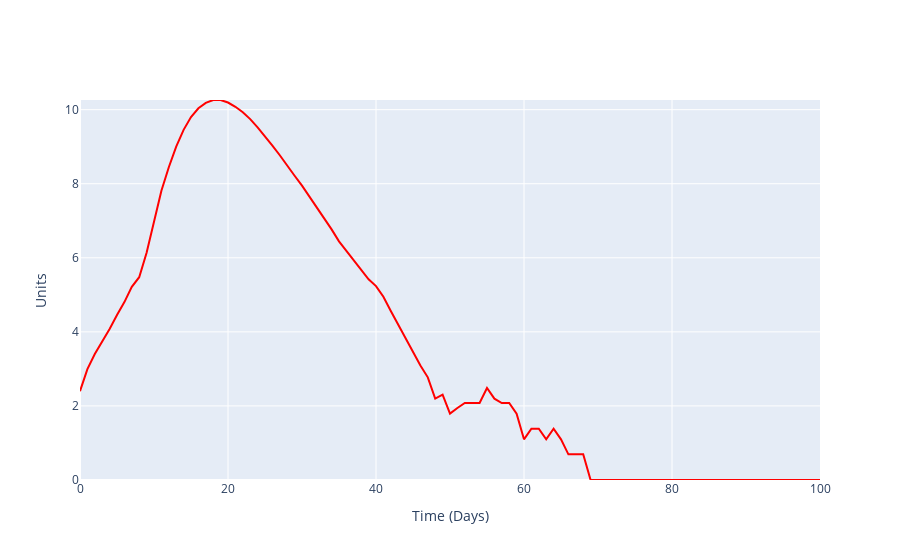

Here is the notebook cell this chart was saved with:
### Code cell
fig = go.Figure()
fig.add_trace(go.Scatter(x=np.arange(0,len(average_node_count)), y=[np.log(v[1]+1) for v in average_node_count],
                    mode='lines', name='infectious', line=dict(color='red', width=2)))
fig.update_layout(xaxis_title='Time (Days)', yaxis_title='Units',yaxis=dict(range=[0, max([np.log(v[1]+1) for v in average_node_count])]))
fig.show()

### Figure 1 — Plotly figure (JSON) as saved in the notebook; plotly's stock layout.template omitted (floating-point values rounded to 4 significant figures)
{"data": [{"line": {"color": "red", "width": 2}, "mode": "lines", "name": "infectious", "type": "scatter", "x": [0, 1, 2, 3, 4, 5, 6, 7, 8, 9, 10, 11, 12, 13, 14, 15, 16, 17, 18, 19, 20, 21, 22, 23, 24, 25, 26, 27, 28, 29, 30, 31, 32, 33, 34, 35, 36, 37, 38, 39, 40, 41, 42, 43, 44, 45, 46, 47, 48, 49, 50, 51, 52, 53, 54, 55, 56, 57, 58, 59, 60, 61, 62, 63, 64, 65, 66, 67, 68, 69, 70, 71, 72, 73, 74, 75, 76, 77, 78, 79, 80, 81, 82, 83, 84, 85, 86, 87, 88, 89, 90, 91, 92, 93, 94, 95, 96, 97, 98, 99, 100], "y": [2.398, 2.996, 3.401, 3.738, 4.078, 4.454, 4.804, 5.215, 5.476, 6.136, 6.996, 7.809, 8.446, 9.002, 9.455, 9.799, 10.04, 10.18, 10.26, 10.26, 10.19, 10.08, 9.93, 9.744, 9.523, 9.287, 9.031, 8.769, 8.481, 8.216, 7.948, 7.66, 7.362, 7.075, 6.767, 6.444, 6.18, 5.927, 5.68, 5.421, 5.236, 4.949, 4.564, 4.205, 3.807, 3.466, 3.091, 2.773, 2.197, 2.303, 1.792, 1.946, 2.079, 2.079, 2.079, 2.485, 2.197, 2.079, 2.079, 1.792, 1.099, 1.386, 1.386, 1.099, 1.386, 1.099, 0.6931, 0.6931, 0.6931, 0, 0, 0, 0, 0, 0, 0, 0, 0, 0, 0, 0, 0, 0, 0, 0, 0, 0, 0, 0, 0, 0, 0, 0, 0, 0, 0, 0, 0, 0, 0, 0]}], "layout": {"xaxis": {"title": {"text": "Time (Days)"}}, "yaxis": {"range": [0, 10.26], "title": {"text": "Units"}}}}
